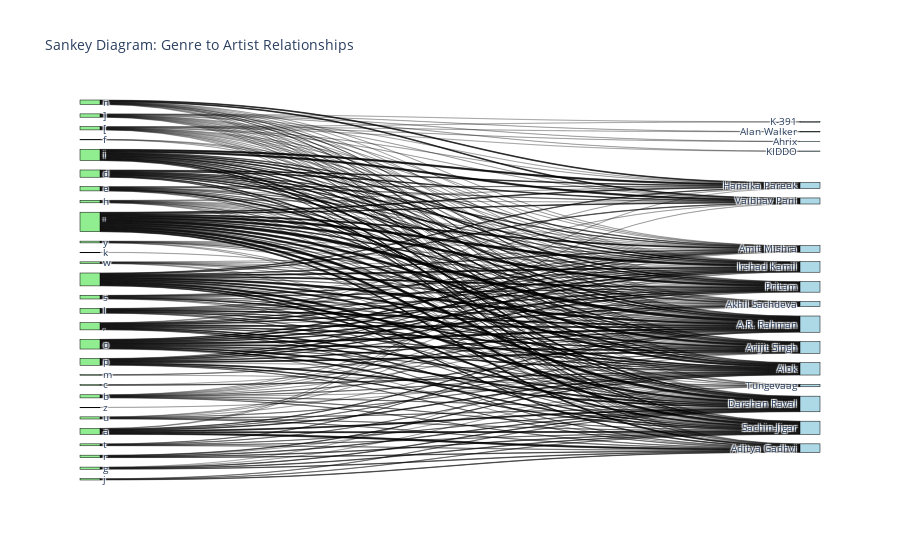

Source (notebook cell):
### Code cell
# 3. Advanced Visualization: Sankey Diagram for Artist–Genre Relationships

import plotly.graph_objects as go

# Prepare nodes: unique genres and artist names
genre_nodes = list(genres_all)
artist_nodes = df['name'].tolist()

# Combine nodes (genres first, then artists)
all_nodes = genre_nodes + artist_nodes

# Create a mapping from node name to index
node_indices = {node: i for i, node in enumerate(all_nodes)}

# Build lists for the Sankey diagram connections
source = []
target = []
value = []

# For each artist, add a link from each associated genre to the artist
for i, row in df.iterrows():
    artist = row['name']
    # Skip if there are no genres (or optionally assign to a "No Genre" node)
    if not row['genres']:
        continue
    for genre in row['genres']:
        source.append(node_indices[genre])
        target.append(node_indices[artist])
        value.append(1)  # Each connection has equal weight

# Create the Sankey diagram
fig = go.Figure(data=[go.Sankey(
    node=dict(
        pad=15,
        thickness=20,
        line=dict(color="black", width=0.5),
        label=all_nodes,
        color=["lightgreen"]*len(genre_nodes) + ["lightblue"]*len(artist_nodes)
    ),
    link=dict(
        source=source,
        target=target,
        value=value
    )
)])
fig.update_layout(title_text="Sankey Diagram: Genre to Artist Relationships", font_size=10)
fig.show()

### Figure 1 — Plotly figure (JSON) as saved in the notebook; plotly's stock layout.template omitted (floating-point values rounded to 4 significant figures; data arrays with more than 128 entries replaced by an {"elided": "..."} marker saying what was removed)
{"data": [{"link": {"source": {"elided": "648 int values"}, "target": {"elided": "648 int values"}, "value": {"elided": "648 int values"}}, "node": {"color": ["lightgreen", "lightgreen", "lightgreen", "lightgreen", "lightgreen", "lightgreen", "lightgreen", "lightgreen", "lightgreen", "lightgreen", "lightgreen", "lightgreen", "lightgreen", "lightgreen", "lightgreen", "lightgreen", "lightgreen", "lightgreen", "lightgreen", "lightgreen", "lightgreen", "lightgreen", "lightgreen", "lightgreen", "lightgreen", "lightgreen", "lightgreen", "lightgreen", "lightblue", "lightblue", "lightblue", "lightblue", "lightblue", "lightblue", "lightblue", "lightblue", "lightblue", "lightblue", "lightblue", "lightblue", "lightblue", "lightblue", "lightblue", "lightblue", "lightblue"], "label": ["z", "k", "y", "w", "t", "i", "m", "]", "a", "c", "n", "[", "r", "p", "h", "j", "u", "l", "b", "o", "f", "g", "'", " ", "d", ",", "s", "e", "Tungevaag", "K-391", "Hansika Pareek", "Vaibhav Pani", "Alok", "Irshad Kamil", "A.R. Rahman", "Alan Walker", "Akhil Sachdeva", "Darshan Raval", "Sachin-Jigar", "Arijit Singh", "Ahrix", "Amit Mishra", "Aditya Gadhvi", "Pritam", "KIDDO"], "line": {"color": "black", "width": 0.5}, "pad": 15, "thickness": 20}, "type": "sankey"}], "layout": {"font": {"size": 10}, "title": {"text": "Sankey Diagram: Genre to Artist Relationships"}}}
